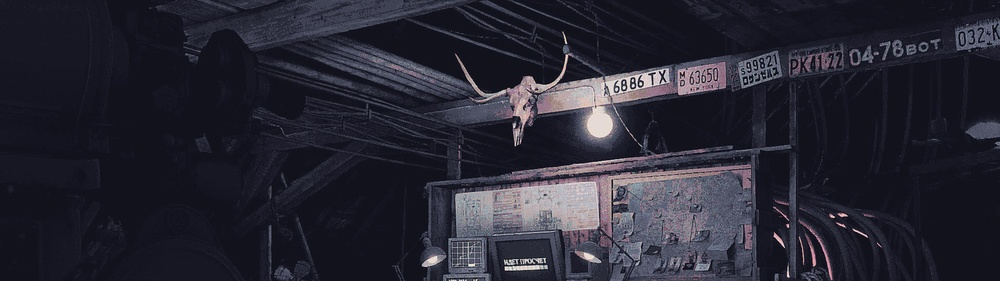
//> input picture opencv/lab2/1.jpg, 1000 x 281 px, shrunk from 1920 x 540 before the run
$ ./main_3   (built with g++ and OpenCV 4)
//> lines starting //> are read from the running program, lines starting //| are printed output that depends on the picture
/*
3. «Склейка» изображений. Выбрать два изображения (снимки с фотокамеры, фрагменты сканированного изображения и пр.), на которых имеется область пересечения.
Выполнить коррекцию второго изображения для его перевода в систему координат первого; затем выполнить автоматическую «склейку» из двух изображений в одно.
*/

#include <opencv2/opencv.hpp>
#include <iostream>

using namespace cv;
using namespace std;

int main() {
    // Считывание изображений
    Mat topPart = imread("1.jpg", IMREAD_COLOR); // Верхняя часть
//> topPart is the input picture: 281 rows x 1000 cols, CV_8UC3; mean B, G, R 51.1, 39.1, 39.9
    Mat botPart = imread("2.jpg", IMREAD_COLOR); // Нижняя часть
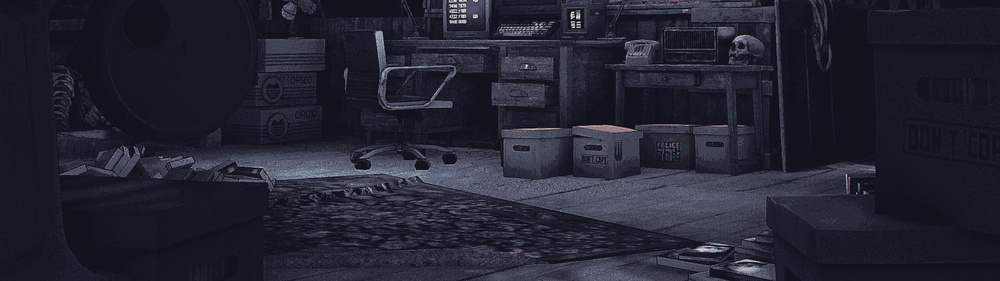
//> input picture opencv/lab2/2.jpg, 1000 x 281 px, shrunk from 1920 x 540 before the run
//> botPart is the input picture: 281 rows x 1000 cols, CV_8UC3; mean B, G, R 48.9, 35.7, 35.1

    if (topPart.empty() || botPart.empty()) {
        cerr << "Ошибка загрузки изображений!" << endl;
        return -1;
    }

    // Размер шаблона для поиска пересечения
    int templ_size = 10;
    Mat templ = topPart(Rect(0, topPart.rows - templ_size - 1, topPart.cols, templ_size));

    // Вычисляем коэффициенты корреляции между шаблоном и нижней частью изображения
    Mat res;
    matchTemplate(botPart, templ, res, TM_CCOEFF);
//> res = 272 values, max 13524010 at index 0, min -951401.8 at index 157, mean 4899303.5

    // Ищем максимальное значение корреляции (точка склейки)
    double min_val, max_val;
    Point min_loc, max_loc;
    minMaxLoc(res, &min_val, &max_val, &min_loc, &max_loc);
//> min_val = -951401.8; max_val = 13524010; min_loc = Point(0, 157); max_loc = Point(0, 0)

    // Создаем итоговое изображение с учетом пересечения
    Mat result_img = Mat::zeros(topPart.rows + botPart.rows - max_loc.y - templ_size, topPart.cols, topPart.type());
//> result_img: 552 rows x 1000 cols, CV_8UC3; every value is 0

    // Копируем верхнюю часть изображения
    topPart.copyTo(result_img(Rect(0, 0, topPart.cols, topPart.rows)));
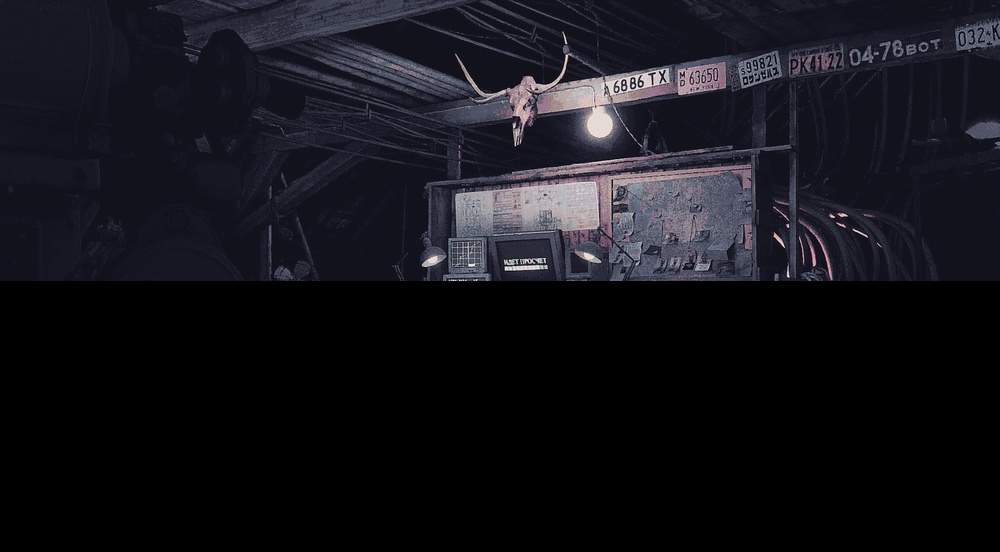
//> result_img: 552 rows x 1000 cols, CV_8UC3; mean B, G, R 26, 19.9, 20.3

    // Копируем нижнюю часть изображения, начиная с найденной точки склейки
    botPart(Rect(0, max_loc.y + templ_size, botPart.cols, botPart.rows - max_loc.y - templ_size))
        .copyTo(result_img(Rect(0, topPart.rows, botPart.cols, botPart.rows - max_loc.y - templ_size)));
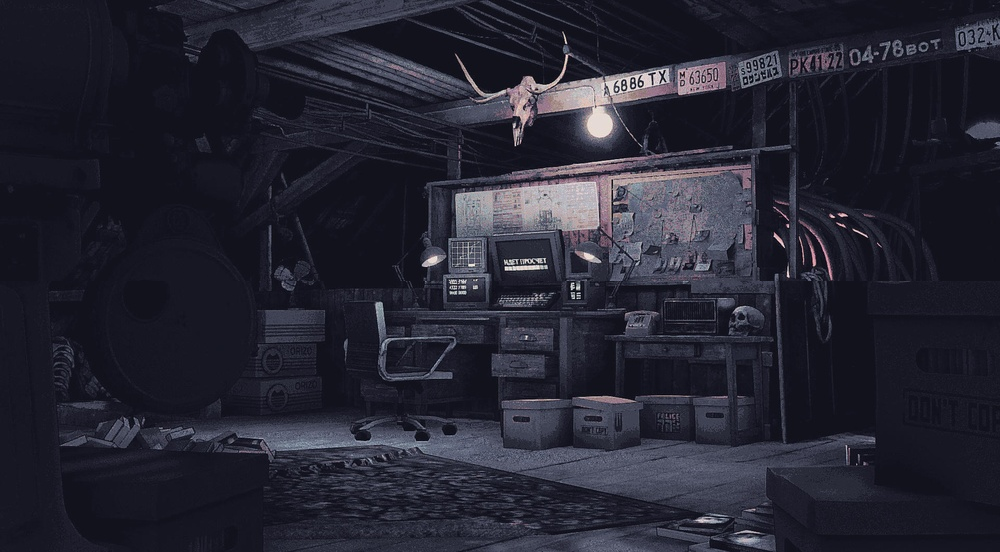
//> result_img: 552 rows x 1000 cols, CV_8UC3; mean B, G, R 50, 37.4, 37.6

    // Отображаем результат
    namedWindow("Результат склейки", WINDOW_NORMAL);
    imshow("Результат склейки", result_img);
    while (true) {
        int key = waitKey(0);
//> the 'q' key is pressed
        if (key == 'q' || key == 'Q') {
            break;
        }
    }

    return 0;
}
